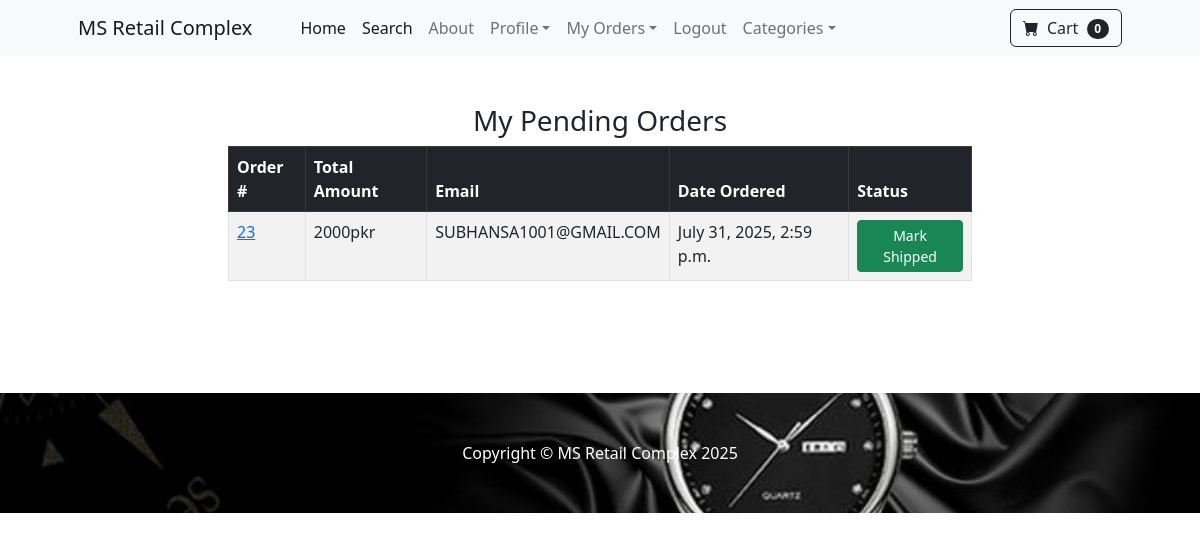
The app's page /payment/not_shipped_dash (signed in) with its own data.
### payment/models.py (models this page shows, shortened)
class Order(models.Model):
	user = models.ForeignKey(User, on_delete=models.CASCADE, null=True, blank=True)
	full_name = models.CharField(max_length=250)
	email = models.EmailField(max_length=250)
	shipping_address = models.TextField(max_length=15000)
	amount_paid = models.DecimalField(max_digits=10, decimal_places=0)
	date_ordered = models.DateTimeField(auto_now_add=True)
	shipped = models.BooleanField(default=False)
	date_shipped = models.DateTimeField(blank=True, null=True)

### payment/views.py (the view, shortened to what this page needs)
# urls.py: path('not_shipped_dash', views.not_shipped_dash, name="not_shipped_dash"),
def not_shipped_dash(request):
	if request.user.is_authenticated:
		orders = Order.objects.filter(user=request.user, shipped=False)
		return render(request, "payment/not_shipped_dash.html", {"orders":orders})
	else:
		messages.success(request, "Please log in to view your orders")
		return redirect('home')

### cart/cart.py (called while the page is built)
	def __len__(self):
		return len(self.cart)

### cart/context_processors.py (called while the page is built)
def cart(request):
	return {'cart': Cart(request)}

### payment/templates/payment/not_shipped_dash.html (shortened to what this page needs)
{% extends 'base.html' %}
{% block content %}
        <div class="container">
        	<div class="row">
        		<center>
        			<div class="col-8">
        				<br/><br/>
<h3>My Pending Orders</h3>
<table class="table table-striped table-hover table-bordered">
  <thead class="table-dark">
    <tr>
      <th scope="col">Order #</th>
      <th scope="col">Total Amount</th>
      <th scope="col">Email</th>
      <th scope="col">Date Ordered</th>
      <th scope="col">Status</th>
    </tr>
  </thead>
  <tbody>
  	{% for item in orders %}
    <tr>
      <td><a href="{% url 'orders' item.id %}">{{ item.id }}</a></td>
      <td>{{ item.amount_paid }}pkr</td>
      <td>{{ item.email }}</td>
      <td>{{ item.date_ordered }}</td>
      <td>
        <form method="POST">
          <button type="Submit" class="btn btn-success btn-sm">Mark Shipped</button>
        </form>
      </td>
    </tr>
    {% endfor %}
  </tbody>
</table>
<br/><br/>
<br/><br/>
        			</div>
        		</center>
        	</div>
        </div>
{% endblock %}

### records on screen
Order: id "23", amount_paid "2000", email "SUBHANSA1001@GMAIL.COM", date_ordered "July 31, 2025, 2:59 p.m."

### other values on screen
{{ cart|length }} "0"
